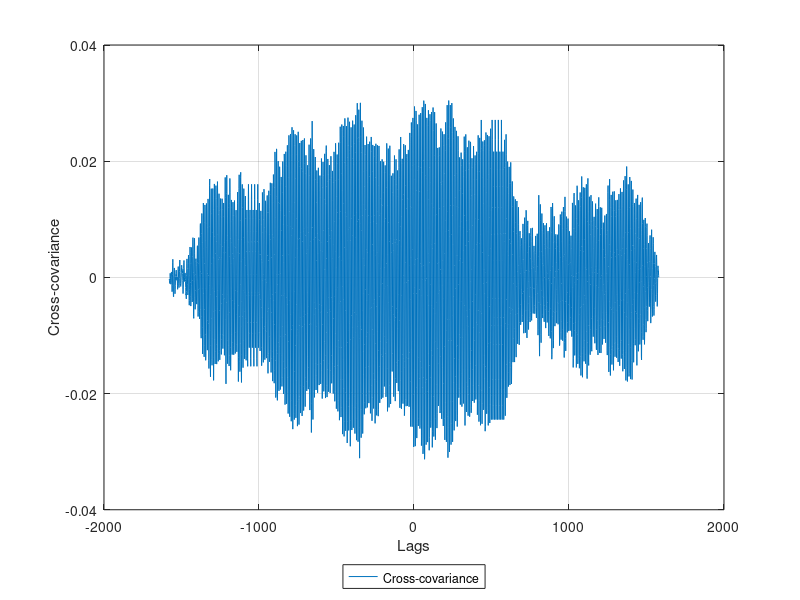

Source code (MATLAB):
close all; clear variables; clc;
load prob2_33_data.mat
Fs = 500;
Ts = 1/Fs;
N = length(x);
t = (0:N-1)*Ts;
f = 50;
x = x';
y = sin(2*pi*f*t);
[rxy,lags] = xcorr(x-mean(x),y,'coeff'); % Cross-covariance
plot(lags,rxy,'DisplayName','Cross-covariance');
ylabel('Cross-covariance')
xlabel('Lags');
legend('Orientation','horizontal','Box','on','Location','southoutside')
%axis([-30 30 -0.2 1.2]);
grid()
saveas(gcf,sprintf('%s.png',mfilename))
[A,idx] = sort(rxy,'descend');
B = lags(idx);
[C,idx] = sort(B(1:30));
D = A(idx);
stem(C,D)
